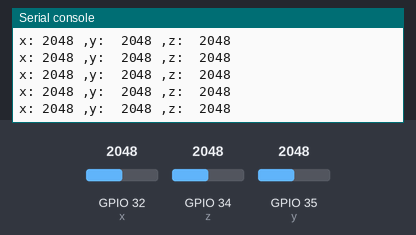
A program run on a simulated ESP32 board running MicroPython. On the bench: the last lines printed to the serial console. The test bench sets the inputs (shaded band); at power-on: GPIO 32 (x) = 2048, GPIO 34 (z) = 2048, GPIO 35 (y) = 2048 (analog values on the 0–4095 scale).

Above: at 1.2 s.
1.3 s: GPIO 32 (x) set to 2866
At 1.37 s:
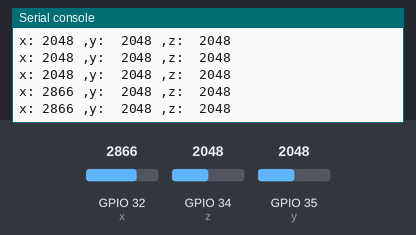
2.8 s: GPIO 34 (z) set to 2866
At 2.87 s:
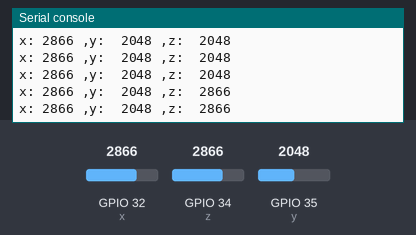
4.3 s: GPIO 35 (y) set to 2866
At 4.37 s:
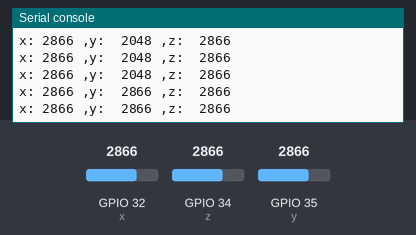
5.8 s: GPIO 32 (x) set to 3603
At 5.87 s:
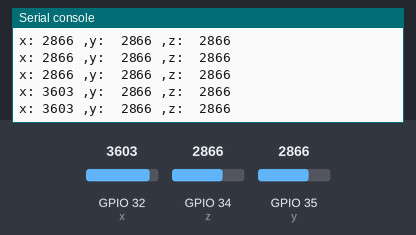
7.3 s: GPIO 34 (z) set to 3603
At 7.37 s:
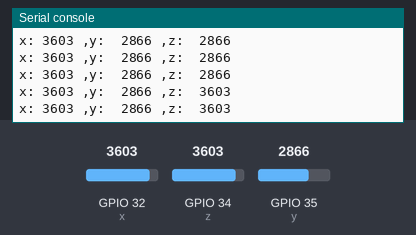
8.8 s: GPIO 35 (y) set to 3603
At 8.87 s:
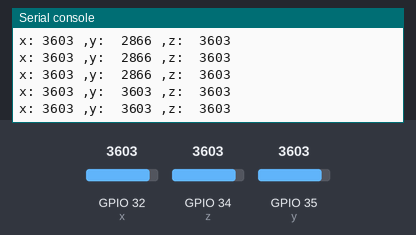
Timing chart, 0 to 11.3 s (numbered marks = the images above; inputs shaded):
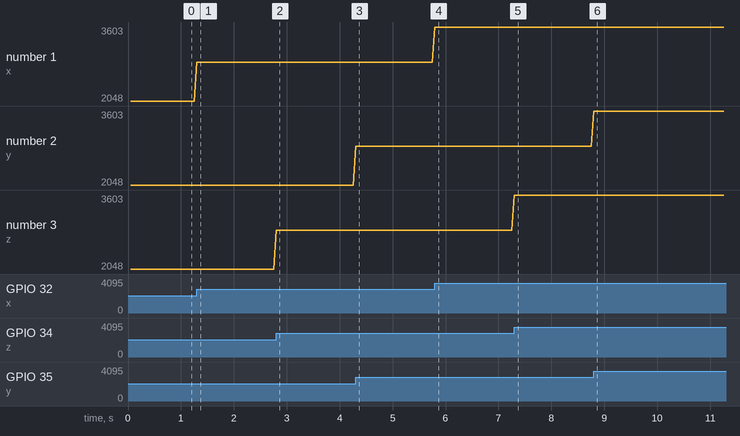

The program:

uP_-_08.40_-_accelerometer_test.py
```python
'''
 08.40 - Read the ADXL335 analog accelerometer

 This sketch shows how to use the ADXL335 analog accelerometer.

 When the button is pressed, the LED turns on for 500msec.

 Components
 ----------
  - ESP32
  - ADXL335 accellerometer breakout
  -   x   : GPIO 32
  -   y   : GPIO 34
  -   z   : GPIO 35
  -   GND : GND
  -   VCC : 3.3V
  - Wires
  - Breadboard

 Documentation:
 Pins and GPIO: https://micropython-docs-esp32.readthedocs.io/en/esp32_doc/esp32/quickref.html#pins-and-gpio
 sleep_ms: http://docs.micropython.org/en/latest/library/utime.html?highlight=utime%20sleep#utime.sleep_ms
 ADC: https://micropython-docs-esp32.readthedocs.io/en/esp32_doc/esp32/quickref.html#adc-analog-to-digital-conversion

 Beware:
 Using the standard implementation of MicroPython on the ESP32, only the ADC1 GPIOS can be used for ADC. These are
 GPIOS 36, 39, 34, 35, 32, 33.
 We must scale a ADC value to the PWM range to correctly control the LED.
 To do so, divide 1023/4095 = 0.24, and multiply the actual ADC value by 0.24.

 Course:
 MicroPython with the ESP32
 https://techexplorations.com

'''

from machine import ADC, Pin, Timer

z = ADC(Pin(34))
x = ADC(Pin(32))
y = ADC(Pin(35))


x.atten(ADC.ATTN_11DB)
y.atten(ADC.ATTN_11DB)
z.atten(ADC.ATTN_11DB)

def adxl335_sensor_isr(event):
    x_value = x.read()
    y_value = y.read()
    z_value = z.read()

    print("x:", x_value, ",y: ", y_value, ",z: ", z_value)


blink_timer = Timer(1)
blink_timer.init(period=50, mode=Timer.PERIODIC, callback=adxl335_sensor_isr)
```

Measured:
- after the input at 1.3 s, the serial console: prints a new line at once (image 1)
- after the input at 2.8 s, the serial console: prints a new line at once (image 2)
- after the input at 4.3 s, the serial console: prints a new line at once (image 3)
- after the input at 5.8 s, the serial console: prints a new line at once (image 4)
- after the input at 7.3 s, the serial console: prints a new line at once (image 5)
- after the input at 8.8 s, the serial console: prints a new line at once (image 6)
- plotted number 1: 2048 → 2866 after the input at 1.3 s, 2866 → 3603 after the input at 5.8 s
